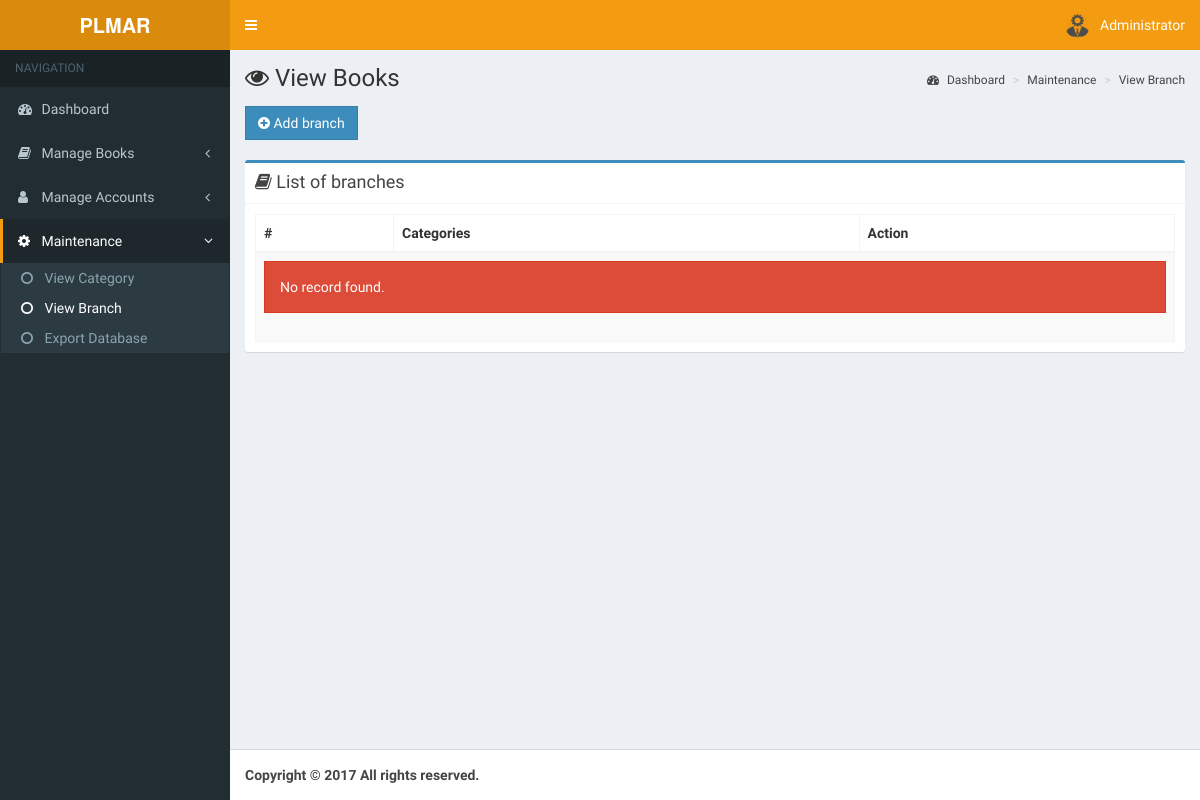
/pages/admin/view-branch.php (signed in), run on an earlier commit of the app's database.
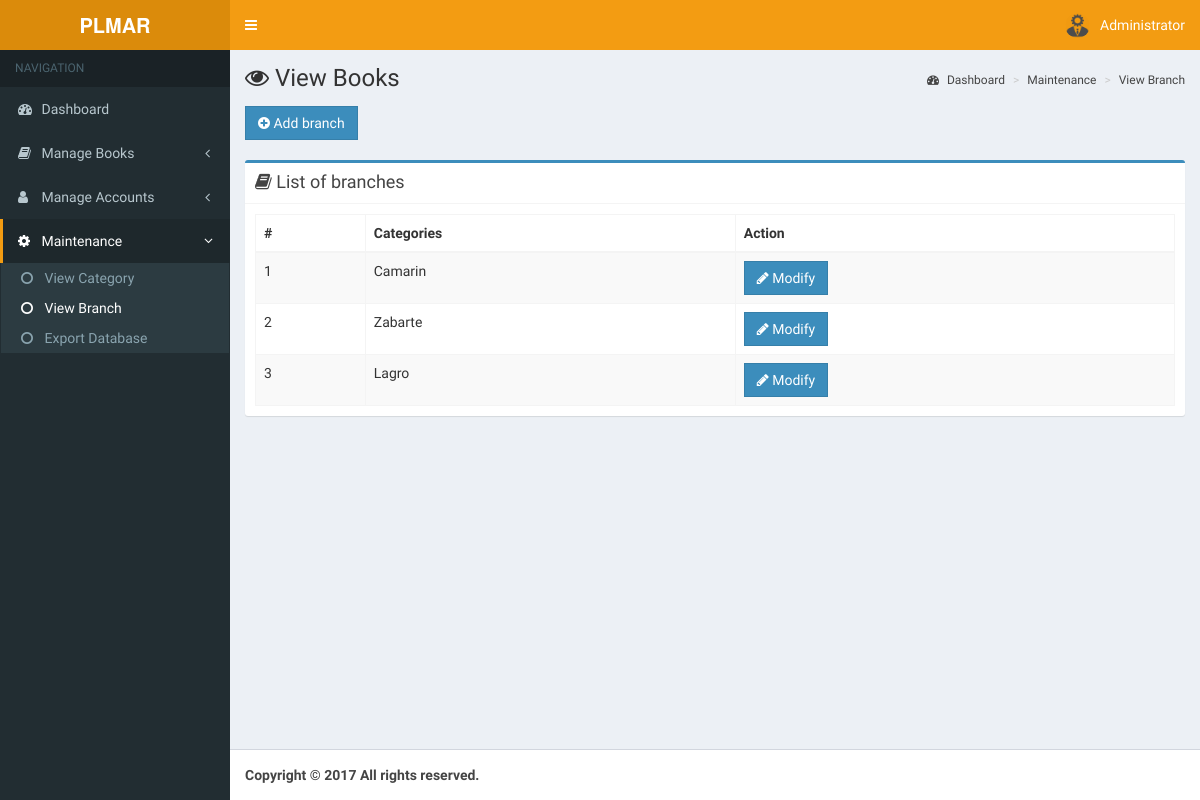
And on a later commit of the database.
### tables this page shows
CREATE TABLE `pl_account_tbl` (
  `id` int(11) NOT NULL,
  `image` varchar(255) NOT NULL,
  `student_id` varchar(255) NOT NULL,
  `name` varchar(255) NOT NULL,
  `email` varchar(255) NOT NULL,
  `gender` varchar(255) NOT NULL,
  `branch` varchar(255) NOT NULL,
  `year` varchar(255) NOT NULL,
  `section` varchar(255) NOT NULL,
  `username` varchar(255) NOT NULL,
  `password` varchar(255) NOT NULL,
  `role` varchar(255) NOT NULL,
  `date` timestamp NOT NULL DEFAULT CURRENT_TIMESTAMP ON UPDATE CURRENT_TIMESTAMP
);

CREATE TABLE `pl_school_branch_tbl` (
  `id` int(11) NOT NULL,
  `branch` varchar(255) NOT NULL
);

### pages/admin/view-branch.php (the view, shortened to what this page needs)
<?php
include '../../functions/functions.php';
$query = $db->query("SELECT * FROM pl_account_tbl WHERE id = ".$_SESSION['admin']);
$row = $query->fetch_object();
$name = $row->name;
$image = $row->image;
?>
<!DOCTYPE html>
<html>
<head>
  <link rel="stylesheet" href="../../bootstrap/css/bootstrap.min.css">
  <link rel="stylesheet" href="https://cdnjs.cloudflare.com/ajax/libs/font-awesome/4.5.0/css/font-awesome.min.css">
  <link rel="stylesheet" href="https://cdnjs.cloudflare.com/ajax/libs/ionicons/2.0.1/css/ionicons.min.css">
  <link rel="stylesheet" href="../../dist/css/AdminLTE.min.css">
  <link rel="stylesheet" href="../../plugins/select2/select2.min.css">
  <link rel="stylesheet" href="../../dist/css/skins/skin-yellow.min.css">
  <link rel="stylesheet" type="text/css" href="../../dist/sweetalert/dist/sweetalert.css">
  <link rel="stylesheet" type="text/css" href="../../dist/sweetalert/themes/twitter/twitter.css">
  <link href="../../plugins/datatables.net-bs/css/dataTables.bootstrap.min.css" rel="stylesheet">
  <link href="../../plugins/datatables.net-buttons-bs/css/buttons.bootstrap.min.css" rel="stylesheet">
  <link href="../../plugins/datatables.net-fixedheader-bs/css/fixedHeader.bootstrap.min.css" rel="stylesheet">
  <link href="../../plugins/datatables.net-responsive-bs/css/responsive.bootstrap.min.css" rel="stylesheet">
  <link href="../../plugins/datatables.net-scroller-bs/css/scroller.bootstrap.min.css" rel="stylesheet">
</head>
<body class="hold-transition skin-yellow sidebar-mini">
<div class="wrapper">
  <header class="main-header">
    <a class="logo">
      <span class="logo-lg"><b>PLMAR</b></span>
    </a>
    <nav class="navbar navbar-static-top" role="navigation">
      <a href="#" class="sidebar-toggle" data-toggle="offcanvas" role="button">
      </a>
      <div class="navbar-custom-menu">
        <ul class="nav navbar-nav">
          <li class="dropdown user user-menu">
            <a href="#" class="dropdown-toggle" data-toggle="dropdown">
              <img src="../../<?php echo $image?>" class="user-image" alt="User Image">
              <span class="hidden-xs"><?php echo$name?></span>
            </a>
          </li>
        </ul>
      </div>
    </nav>
  </header>
  <aside class="main-sidebar">
    <section class="sidebar">
      <ul class="sidebar-menu">
        <li class="header">NAVIGATION</li>
        <li ><a href="dashboard.php"><i class="fa fa-dashboard"></i> <span>Dashboard</span></a></li>
        <li class="treeview">
          <a href="#">
            <i class="fa fa-book"></i> <span> Manage Books</span>
            <span class="pull-right-container">
              <i class="fa fa-angle-left pull-right"></i>
            </span>
          </a>
        </li>
        <li class="treeview">
          <a href="#">
            <i class="fa fa-user"></i> <span> Manage Accounts</span>
            <span class="pull-right-container">
              <i class="fa fa-angle-left pull-right"></i>
            </span>
          </a>
        </li>
        <li class="treeview active">
          <a href="#">
            <i class="fa fa-gear"></i> <span> Maintenance</span>
            <span class="pull-right-container">
              <i class="fa fa-angle-left pull-right"></i>
            </span>
          </a>
          <ul class="treeview-menu">
            <li><a href="view-category.php"><i class="fa fa-circle-o"></i> View Category</a></li>
            <li class='active'><a href="view-branch.php"><i class="fa fa-circle-o"></i> View Branch</a></li>
            <li><a href="export-database.php"><i class="fa fa-circle-o"></i> Export Database</a></li>
          </ul>
        </li>
      </ul>
    </section>
  </aside>
  <div class="content-wrapper">
    <section class="content-header">
      <h1><i class="fa fa-eye"></i> View Books</h1>
      <ol class="breadcrumb">
        <li><a href="#"><i class="fa fa-dashboard"></i> Dashboard</a></li>
        <li><a href="#">Maintenance</a></li>
        <li class="active"><a href="#">View Branch</a></li>
      </ol>
    </section>
    <section class="content">
    <div class="row">
      <div class="col-md-12 col-xs-12">
        <a href="add-branch.php" class="btn btn-primary flat"><i class="fa fa-plus-circle"></i> Add branch</a>
      </div>
    </div>
    <br>
    <div class="row">
        <div class="col-md-12 col-xs-12">
          <div class="box box-primary">
            <div class="box-header with-border">
              <h3 class="box-title"><i class="fa fa-book"></i> List of branches</h3>
            </div>
              <div class="box-body">
                <table id="datatable-responsive" class="table table-striped table-bordered dt-responsive nowrap" cellspacing="0" width="100%">
                      <thead>
                        <tr>
                          <th>#</th>
                          <th>Categories</th>
                          <th>Action</th>
                        </tr>
                      </thead>
                      <tbody>
                         <?php
                            global $db;
                            $sql = "SELECT * FROM pl_school_branch_tbl";
                            $i = 1;
                            $query = $db->query($sql);
                            $check = $query->num_rows;
                            if($check < 1) {
                              echo '<td colspan=3><div class="alert alert-danger flat">No record found.</div></td>';
                            } else {
                            while ($row = $query->fetch_object()) {
                              echo
                              '
                              <tr>
                              <td>'.$i++.'</td>
                              <td>'.$row->branch.'</td>
                              <td>
                              <a href="modify-branch.php?id='.$row->id.'"
                              class="btn btn-primary flat"><i class="fa fa-pencil"></i> Modify </a></td>
                              </tr>
                              ';
                            }
                          }
                         ?>
                      </tbody>
                    </table>
              </div>
          </div>
          </div>
    </div>
    </section>
  </div>
  <footer class="main-footer">
    <strong>Copyright &copy; <?php echo date('Y')?> All rights reserved.
  </footer>
</div>
</body>
</html>

What changed in the data, as far as the page shows it:
added pl_school_branch_tbl: branch "Camarin"
added pl_school_branch_tbl: branch "Zabarte"
added pl_school_branch_tbl: branch "Lagro"
Also different on the page:
text no longer shown: "No record found."
